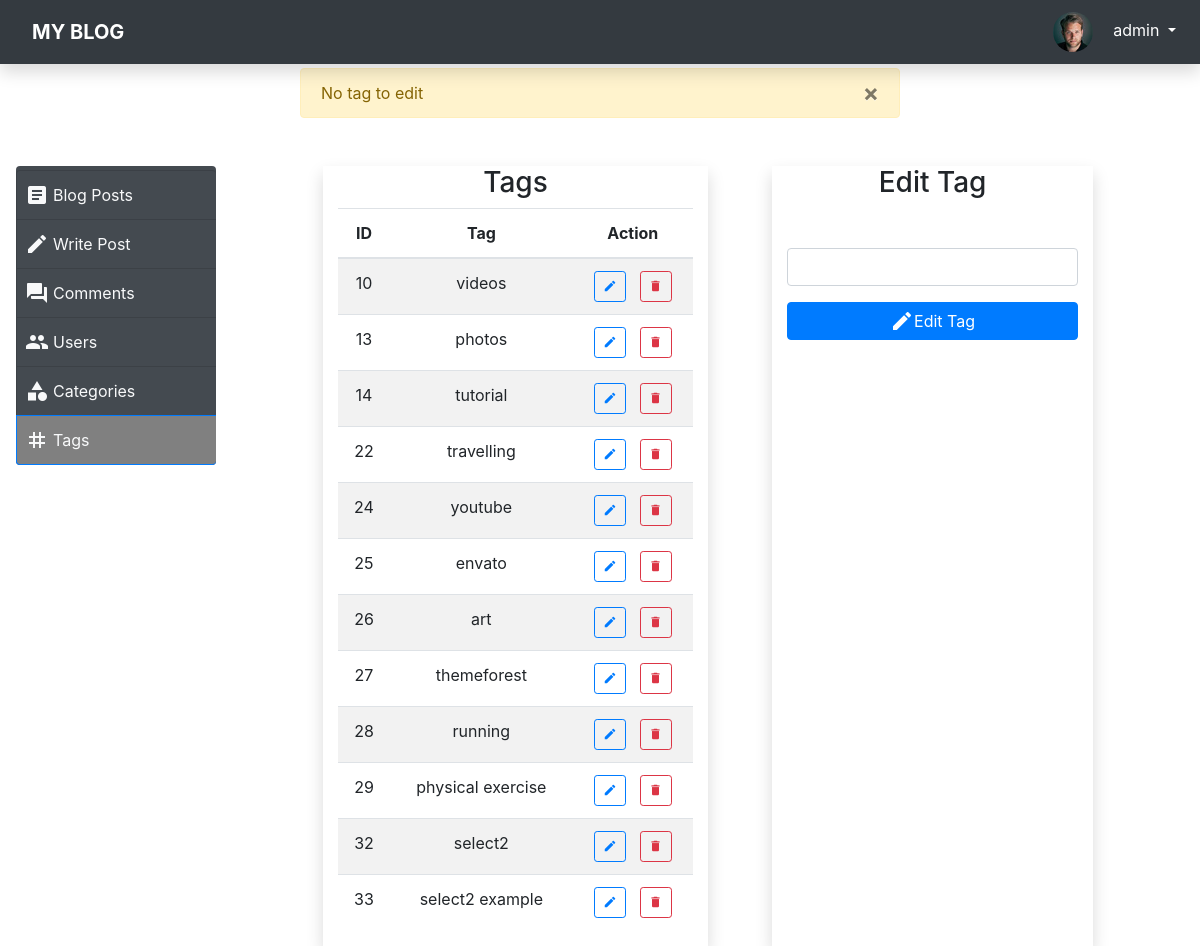
The app's page /site/admin/tag-edit.php (signed in) with its own data.
### tables this page shows
CREATE TABLE `users` (
  `id` int(11) NOT NULL AUTO_INCREMENT,
  `name` varchar(200) NOT NULL,
  `email` varchar(100) NOT NULL,
  `password` varchar(100) NOT NULL,
  `profile_pic_path` varchar(100) DEFAULT NULL,
  `is_admin` tinyint(1) NOT NULL DEFAULT '0',
  PRIMARY KEY (`id`),
  UNIQUE KEY `user_email` (`email`)
);

CREATE TABLE `tags` (
  `id` int(11) NOT NULL AUTO_INCREMENT,
  `tag_name` varchar(100) NOT NULL,
  PRIMARY KEY (`id`),
  UNIQUE KEY `tag_unique` (`tag_name`)
);

### site/src/DB.php (called while the page is built, shortened)
<?php
class DB
{
    private static $conn;
    public static function conn(): mysqli
    {
        if (!isset(self::$conn))
            self::$conn = new mysqli('localhost', 'id16518670_root', '9<!gVi{3m{/otZD=', 'id16518670_new_blog_db');
        return self::$conn;
    }
    public static function getUserById($id): ?User
    {
        $userRes = self::conn()->query("SELECT * from users where id = $id")->fetch_assoc();
        return new User($userRes['id'], $userRes['name'], $userRes['email'], $userRes['password'], $userRes['profile_pic_path'], $userRes['is_admin']);
    }
}

### site/src/models/User.php (called while the page is built, shortened)
<?php
class User
{
    public function __construct($id, $name, $email, $password, $profile_pic_path, $isAdmin = false)
    {
        $this->name = $name;
        $this->profile_pic_path = $profile_pic_path;
        $this->isAdmin = $isAdmin;
    }
}

### site/admin/tag-edit.php (the view, shortened to what this page needs)
<?php
$user = DB::getUserById($_SESSION['user_id']);
$msg = "not";
$etag = null;
if (isset($_GET['id'])) {
    $etagId = $_GET['id'];
    $etag = DB::conn()->query("SELECT * FROM tags where id = $etagId;");
    if ($etag)
        $etag = $etag->fetch_assoc();
    else $msg = "no_id";
} else $msg = "no_id";
?>
<!doctype html>
<html lang="en">
<head>
    <link rel="stylesheet" href="https://stackpath.bootstrapcdn.com/font-awesome/4.7.0/css/font-awesome.min.css"
>
    <link rel="stylesheet" href="../css/bootstrap.css">
    <link rel="stylesheet" href="style.css">
</head>
<body>
<nav class="py-1 navbar navbar-expand-sm bg-dark navbar-dark shadow" style="z-index: 1000000;">
    <div class="navbar-brand mr-auto">
        <a href="../index.php" class="nav-link text-uppercase brand-font text-white font-weight-bolder">My Blog</a>
    </div>
    <div class="collapse navbar-collapse" id="navContent">
        <div class="w-100 navbar-nav d-flex justify-content-sm-end align-items-end">
            <div class="dropdown">
                <a class="dropdown-toggle nav-link text-white text-right active" type="button"
                   id="dropdownMenuButton"
                   data-toggle="dropdown" aria-haspopup="true" aria-expanded="false">
                    <img style="height: 40px;" class="p-0 w-auto rounded-circle mr-3"
                         src="<?php echo $user->profile_pic_path ?>" alt="profile picture">
                    <?php echo $user->name ?>
                </a>
            </div>
        </div>
    </div>
</nav>
<?php
if ($msg == "failed")
    echo '<div class="alert alert-warning mx-auto col-md-6 mt-1" role="alert">Edit Tag Failed<button type="button" class="close" data-dismiss="alert" aria-label="Close">
    <span aria-hidden="true">&times;</span>
  </button></div>';
else if ($msg == 'edited')
    echo '<div class="alert alert-success mx-auto col-md-6 mt-1" role="alert">Tag edited successfully<button type="button" class="close" data-dismiss="alert" aria-label="Close">
    <span aria-hidden="true">&times;</span>
  </button></div>';
else if ($msg == "no_id")
    echo '<div class="alert alert-warning mx-auto col-md-6 mt-1" role="alert">No tag to edit<button type="button" class="close" data-dismiss="alert" aria-label="Close">
    <span aria-hidden="true">&times;</span>
  </button></div>';
?>
<div class="container-fluid">
    <div class="row mt-5 position-relative">
        <div class="col-3 col-md-2 p-0 m-0 pt-1 h-100 ml-md-3 rounded"
             style="background-color: #444a50; position: sticky; top: 1px;">
            <ul class="list-group p-0">
                <li class="px-2 list-group-item border-right-0 ">
                    <a href="index.php" class="text-light d-flex align-bottom">
                        <span class="material-icons mr-1">article</span>
                        <span class="d-none d-sm-inline">Blog Posts</span>
                    </a>
                </li>
                <li class="px-2 list-group-item border-right-0 ">
                    <a href="post-create.php" class="text-light d-flex align-bottom">
                        <span class="material-icons mr-1">edit</span>
                        <span class="d-none d-sm-inline">Write Post</span>
                    </a>
                </li>
                <li class="px-2 list-group-item border-right-0">
                    <a href="comments.php" class="text-light d-flex align-bottom">
                        <span class="material-icons mr-1">forum</span>
                        <span class="d-none d-sm-inline">Comments</span>
                    </a>
                </li>
                <?php if ($user->isAdmin) { ?>
                    <li class="px-2 list-group-item border-right-0">
                        <a href="users.php" class="text-light d-flex align-bottom">
                            <span class="material-icons mr-1">people</span>
                            <span class="d-none d-sm-inline">Users</span>
                        </a>
                    </li>
                    <li class="px-2 list-group-item border-right-0">
                        <a href="categories.php" class="text-light d-flex align-bottom">
                            <span class="material-icons mr-1">category</span>
                            <span class="d-none d-sm-inline">Categories</span>
                        </a>
                    </li>
                    <li class="px-2 list-group-item border-right-0 active">
                        <a href="tags.php" class="text-light d-flex align-bottom">
                            <span class="material-icons mr-1">tag</span>
                            <span class="d-none d-sm-inline">Tags</span>
                        </a>
                    </li>
                <?php } ?>
            </ul>
        </div>
        <div class="col-7 col-md-8 row mx-auto">
            <div class="col-md-6 mx-auto shadow">
                <h3 class="h3 text-center">Tags</h3>
                <div class="table-responsive">
                <table class="table table-striped">
                    <thead>
                    <tr>
                        <th scope="col" class="text-center">ID</th>
                        <th scope="col" class="text-center">Tag</th>
                        <th scope="col" class="text-center">Action</th>
                    </tr>
                    </thead>
                    <tbody>
                    <?php
                    $tags = DB::conn()->query("SELECT * FROM tags ORDER BY id;");
                    while (($tag = $tags->fetch_assoc())) {
                        ?>
                        <tr>
                            <td scope="row" class="text-center"><?php echo $tag['id']; ?></td>
                            <td scope="row" class="text-center"><?php echo $tag['tag_name']; ?></td>
                            <td scope="row" class="text-center">
                                <a href="tag-edit.php?id=<?php echo $tag['id'] ?>"
                                   class="btn btn-sm btn-outline-primary material-icons">edit</a>
                                <a href="tag-delete.php?id=<?php echo $tag['id'] ?>"
                                   class="btn btn-sm btn-outline-danger material-icons"
                                   onclick="return confirm('Are you sure to delete?')">delete</a>
                            </td>
                        </tr>
                        <?php
                    }
                    ?>
                    </tbody>
                </table></div>
            </div>
            <div class="col-md-5 mx-auto shadow">
                <h3 class="h3 text-center">Edit Tag</h3>
                <form action="tag-edit.php<?php echo($etag != null ? '?id=' . $etag['id'] : '') ?>" method="post"
                      class="mt-md-5">
                    <div class="form-group">
                        <input name="tag-name" type="text" class="form-control" id="tag-name"
                               value="<?php echo $etag['tag_name']; ?>" required>
                    </div>
                    <button type="submit" class="w-100 btn btn-primary d-flex align-items-center justify-content-center"
                            name="submit">
                        <span class="material-icons">edit</span>
                        Edit Tag
                    </button>
                </form>
            </div>
        </div>
    </div>
</div>
</body>
</html>

### site/admin/style.css (style rules this page uses)
li.list-group-item { background-color: transparent; }
li.list-group-item.active { background-color: gray; }

### records on screen
users: profile_pic_path (picture), name "admin"
tags: id "10", tag_name "videos"
tags: id "13", tag_name "photos"
tags: id "14", tag_name "tutorial"
tags: id "22", tag_name "travelling"
tags: id "24", tag_name "youtube"
tags: id "25", tag_name "envato"
tags: id "26", tag_name "art"
tags: id "27", tag_name "themeforest"
tags: id "28", tag_name "running"
tags: id "29", tag_name "physical exercise"
tags: id "32", tag_name "select2"
tags: id "33", tag_name "select2 example"
